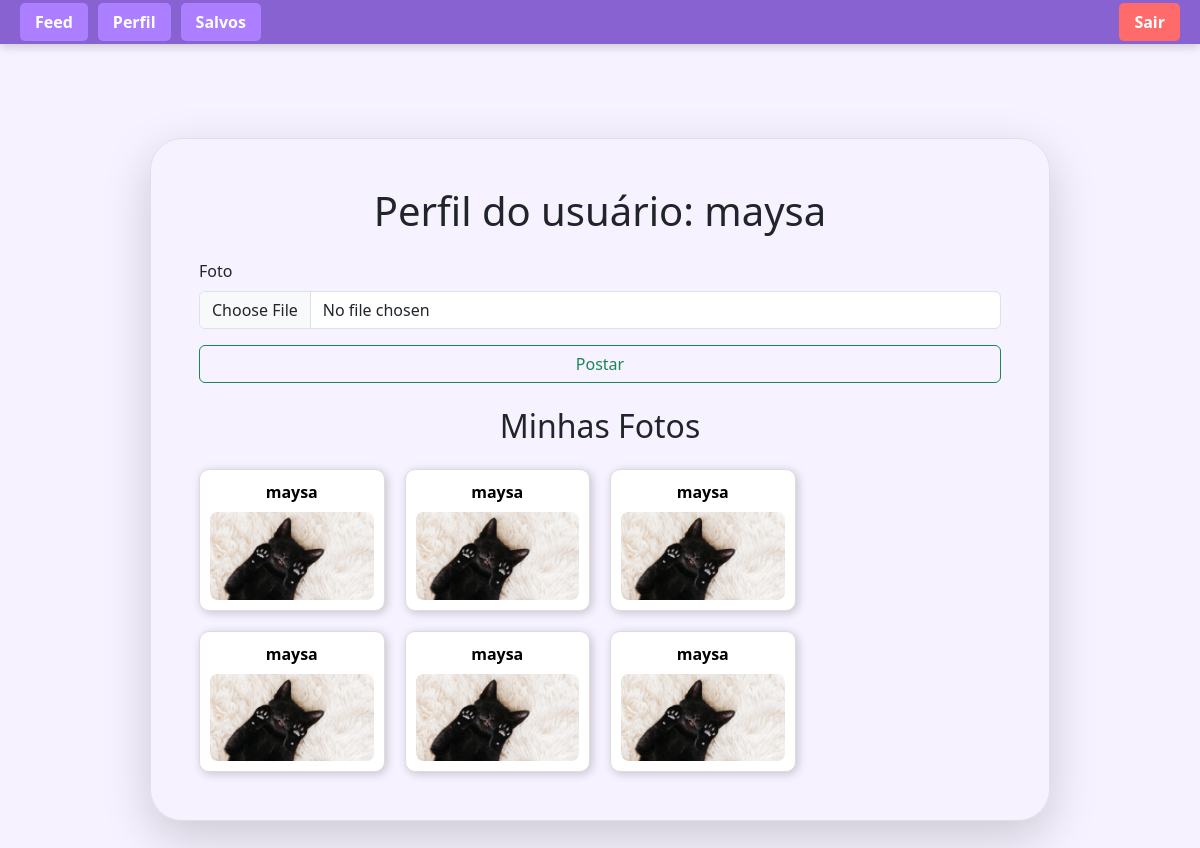
/profile/1 (signed in), run on an earlier commit of the app's database.
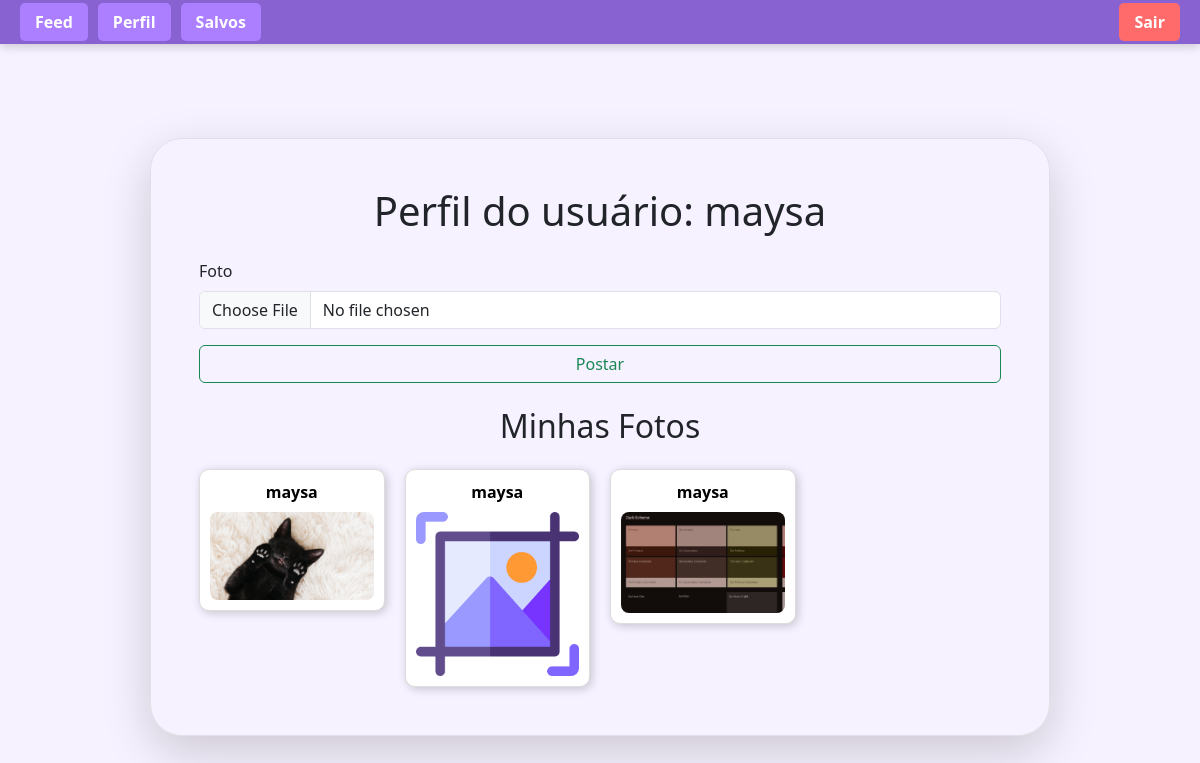
And on a later commit of the database.
### appflexi/models.py (models this page shows)
class User(database.Model, UserMixin):
    id = database.Column(database.Integer, primary_key=True)
    username = database.Column(database.String(20), unique=True, nullable=False)
    email = database.Column(database.String(100), unique=True, nullable=False)
    password = database.Column(database.String(60), nullable=False)
    photos = database.relationship('Photo', backref='user', lazy=True)

class Photo(database.Model):
    id = database.Column(database.Integer, primary_key=True)
    file_name = database.Column(database.String(255), default="default.png")
    upload_date = database.Column(
        database.DateTime(timezone=True),
        nullable=False,
        default=lambda: datetime.now(timezone.utc)
    )
    user_id = database.Column(
        database.Integer,
        database.ForeignKey('user.id'),
        nullable=False
    )

### appflexi/routes.py (the view, shortened to what this page needs)
@app.route('/profile/<user_id>', methods=['GET', 'POST'])
@login_required
def profile(user_id):
    if int(user_id) == int(current_user.id):
        photo_form = PhotoForm()
        return render_template('profile.html', user=current_user, form=photo_form)
    else:
        user = User.query.get(int(user_id))
        return render_template('profile.html', user=user, form=None)

### appflexi/forms.py
class PhotoForm(FlaskForm):
    photo = FileField("Foto",validators=[DataRequired()])
    submit = SubmitField("Postar")

### appflexi/models.py (called while the page is built)
@login_manager.user_loader
def load_user(user_id):
    return User.query.get(int(user_id))

### appflexi/templates/profile.html (shortened to what this page needs)
{% extends "HomePage.html" %}
{% block form %}
{% include "navbar.html" %}
<div class="d-flex justify-content-center" style="margin-top:90px;">
    <div class="border m-5 shadow-lg rounded-5 p-5 w-75">
        <h1 class="text-center mb-4">Perfil do usuário: {{ user.username }}</h1>
        {% if form %}
        <form method="post" enctype="multipart/form-data">
            <div class="mb-3">
                {{ form.photo.label(class="form-label") }}
                {{ form.photo(class="form-control") }}
            </div>
            {{ form.submit(class="btn btn-outline-success w-100") }}
        </form>
        {% endif %}
        <h2 class="text-center mt-4 mb-4">Minhas Fotos</h2>
        {% if user.photos %}
        <div style=" columns: 4; column-gap: 20px;">
            {% for photo in user.photos %}
            <div style="break-inside: avoid; margin-bottom: 20px; background:white; padding:10px; border-radius:10px; border:1px solid #ddd; box-shadow:2px 2px 10px rgba(0,0,0,0.2); display:block;">
                <p class="text-center fw-bold mb-2" style="color:black;">
                    {{ user.username }}
                </p>
                <img src="{{ url_for('static', filename='posts_photos/' ~ photo.file_name) }}" style="width:100%; border-radius:8px; display:block;" alt="{{ photo.file_name }}">
            </div>
            {% endfor %}
        </div>
        {% else %}
            <p class="text-center alert alert-info">Você ainda não enviou nenhuma foto.</p>
        {% endif %}
    </div>
</div>
{% endblock %}

What changed in the data, as far as the page shows it:
removed Photo: {{ user.username }} "maysa", file_name (picture)
removed Photo: {{ user.username }} "maysa", file_name (picture)
no longer on this page (row edited): Photo: {{ user.username }} "maysa", file_name (picture)
removed Photo: {{ user.username }} "maysa", file_name (picture)
removed Photo: {{ user.username }} "maysa", file_name (picture)
added Photo: {{ user.username }} "maysa", file_name (placeholder picture)
added Photo: {{ user.username }} "maysa", file_name (picture)
